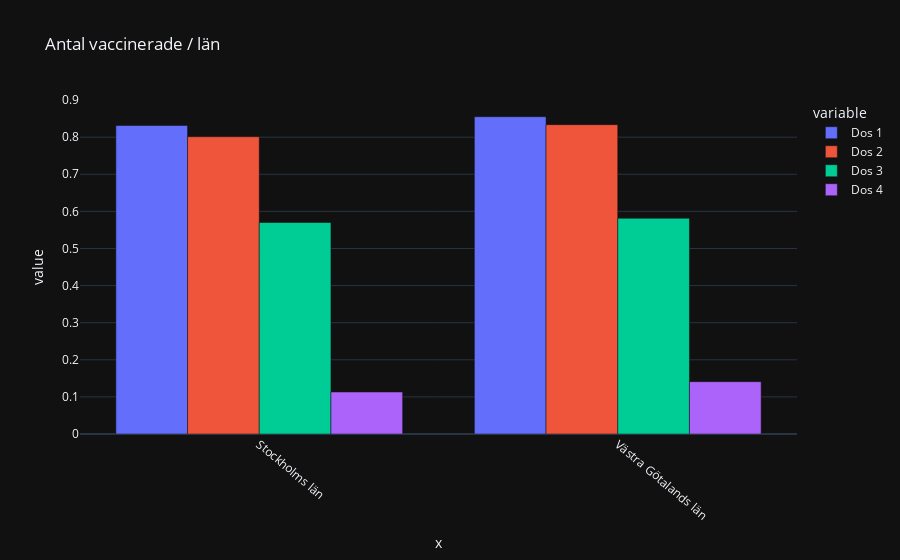

This figure's notebook cell:
### Markdown cell above
### Uppgift g)
Tag Västra Götalands län och Stockholms län och rita diagram över andelen vaccinerade med minst 1 dos, två doser, tre doser och fyra doser.

### Code cell
#

# Received help from Håkan in order to group both provinces together to create 4 variables instead of 8
västra_göta_stockh = vaccin[(vaccin["Län_namn"] == "Västra Götalands län") | (vaccin["Län_namn"] == "Stockholms län")]
västra_göta_stockh_group = västra_göta_stockh.groupby("Län")

# works same as exercise above after grouping
andel_dos1 = västra_göta_stockh_group["Antal minst 1 dos"].sum() / västra_göta_stockh_group["Befolkning"].sum()
andel_dos2 = västra_göta_stockh_group["Antal minst 2 doser"].sum() / västra_göta_stockh_group["Befolkning"].sum()
andel_dos3 = västra_göta_stockh_group["Antal 3 doser"].sum() / västra_göta_stockh_group["Befolkning"].sum()
andel_dos4 = västra_göta_stockh_group["Antal 4 doser"].sum() / västra_göta_stockh_group["Befolkning"].sum()

labels_dos ={
            "value": "Befolkning",
            "variable": "Antal doser",
            "x": "Sveriges Län",},

sub_labels = {
            "wide_variable_0": "Dos 1",
            "wide_variable_1": "Dos 2",
            "wide_variable_2": "Dos 3",
            "wide_variable_3": "Dos 4"}

plotly_bar_plot_with_labels_sublabels( 
    västra_göta_stockh.Län_namn.unique(),
    [andel_dos1, andel_dos2, andel_dos3, andel_dos4], 
    "Antal vaccinerade / län", 
    labels_dos, sub_labels, 
    "Andel_vaccinerade_vg_sthl.html")

### Figure 1 — Plotly figure (JSON) as saved in the notebook; plotly's stock layout.template omitted (floating-point values rounded to 4 significant figures)
{"data": [{"alignmentgroup": "True", "hovertemplate": "variable=wide_variable_0<br>x=%{x}<br>value=%{y}<extra></extra>", "legendgroup": "wide_variable_0", "marker": {"color": "#636efa", "pattern": {"shape": ""}}, "name": "Dos 1", "offsetgroup": "wide_variable_0", "orientation": "v", "showlegend": true, "textposition": "auto", "type": "bar", "x": ["Stockholms län", "Västra Götalands län"], "xaxis": "x", "y": [0.8314, 0.8552], "yaxis": "y"}, {"alignmentgroup": "True", "hovertemplate": "variable=wide_variable_1<br>x=%{x}<br>value=%{y}<extra></extra>", "legendgroup": "wide_variable_1", "marker": {"color": "#EF553B", "pattern": {"shape": ""}}, "name": "Dos 2", "offsetgroup": "wide_variable_1", "orientation": "v", "showlegend": true, "textposition": "auto", "type": "bar", "x": ["Stockholms län", "Västra Götalands län"], "xaxis": "x", "y": [0.8013, 0.8337], "yaxis": "y"}, {"alignmentgroup": "True", "hovertemplate": "variable=wide_variable_2<br>x=%{x}<br>value=%{y}<extra></extra>", "legendgroup": "wide_variable_2", "marker": {"color": "#00cc96", "pattern": {"shape": ""}}, "name": "Dos 3", "offsetgroup": "wide_variable_2", "orientation": "v", "showlegend": true, "textposition": "auto", "type": "bar", "x": ["Stockholms län", "Västra Götalands län"], "xaxis": "x", "y": [0.57, 0.5815], "yaxis": "y"}, {"alignmentgroup": "True", "hovertemplate": "variable=wide_variable_3<br>x=%{x}<br>value=%{y}<extra></extra>", "legendgroup": "wide_variable_3", "marker": {"color": "#ab63fa", "pattern": {"shape": ""}}, "name": "Dos 4", "offsetgroup": "wide_variable_3", "orientation": "v", "showlegend": true, "textposition": "auto", "type": "bar", "x": ["Stockholms län", "Västra Götalands län"], "xaxis": "x", "y": [0.1132, 0.1411], "yaxis": "y"}], "layout": {"barmode": "group", "legend": {"title": {"text": "variable"}, "tracegroupgap": 0}, "title": {"text": "Antal vaccinerade / län"}, "xaxis": {"anchor": "y", "domain": [0, 1], "tickangle": 40, "title": {"text": "x"}}, "yaxis": {"anchor": "x", "domain": [0, 1], "title": {"text": "value"}}}}
